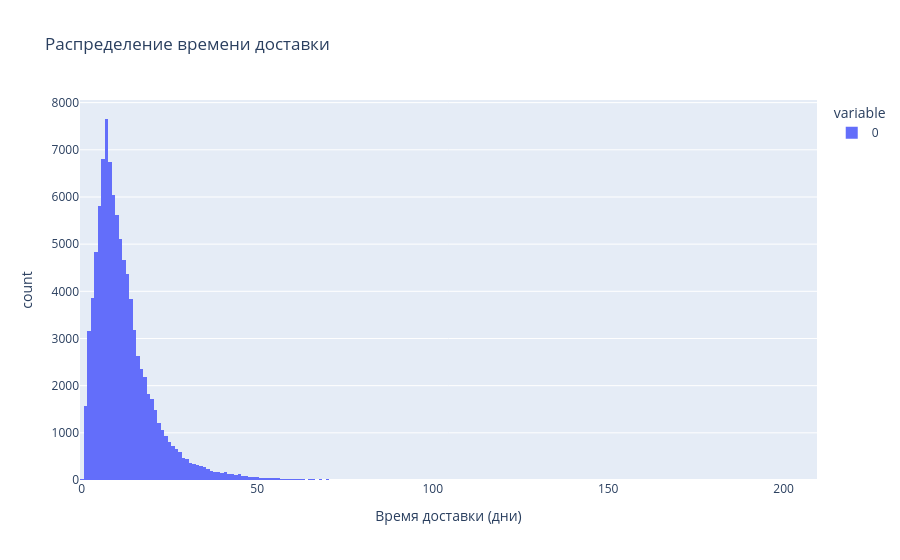

Notebook code for this chart:
### Code cell
delivery_days = (df.order_delivered_customer_date - df.order_purchase_timestamp).dt.days

# Строим гистограмму
fig = px.histogram(
    delivery_days,
    title='Распределение времени доставки',
    labels={'value': 'Время доставки (дни)', 'count': 'Количество заказов'}
)

fig.show()

### Figure 1 — Plotly figure (JSON) as saved in the notebook; plotly's stock layout.template omitted (floating-point values rounded to 4 significant figures; data arrays with more than 128 entries replaced by an {"elided": "..."} marker saying what was removed)
{"data": [{"alignmentgroup": "True", "bingroup": "x", "hovertemplate": "variable=0<br>Время доставки (дни)=%{x}<br>count=%{y}<extra></extra>", "legendgroup": "0", "marker": {"color": "#636efa", "pattern": {"shape": ""}}, "name": "0", "offsetgroup": "0", "orientation": "v", "showlegend": true, "type": "histogram", "x": {"elided": "99441 int values"}, "xaxis": "x", "yaxis": "y"}], "layout": {"barmode": "relative", "legend": {"title": {"text": "variable"}, "tracegroupgap": 0}, "title": {"text": "Распределение времени доставки"}, "xaxis": {"anchor": "y", "domain": [0, 1], "title": {"text": "Время доставки (дни)"}}, "yaxis": {"anchor": "x", "domain": [0, 1], "title": {"text": "count"}}}}
